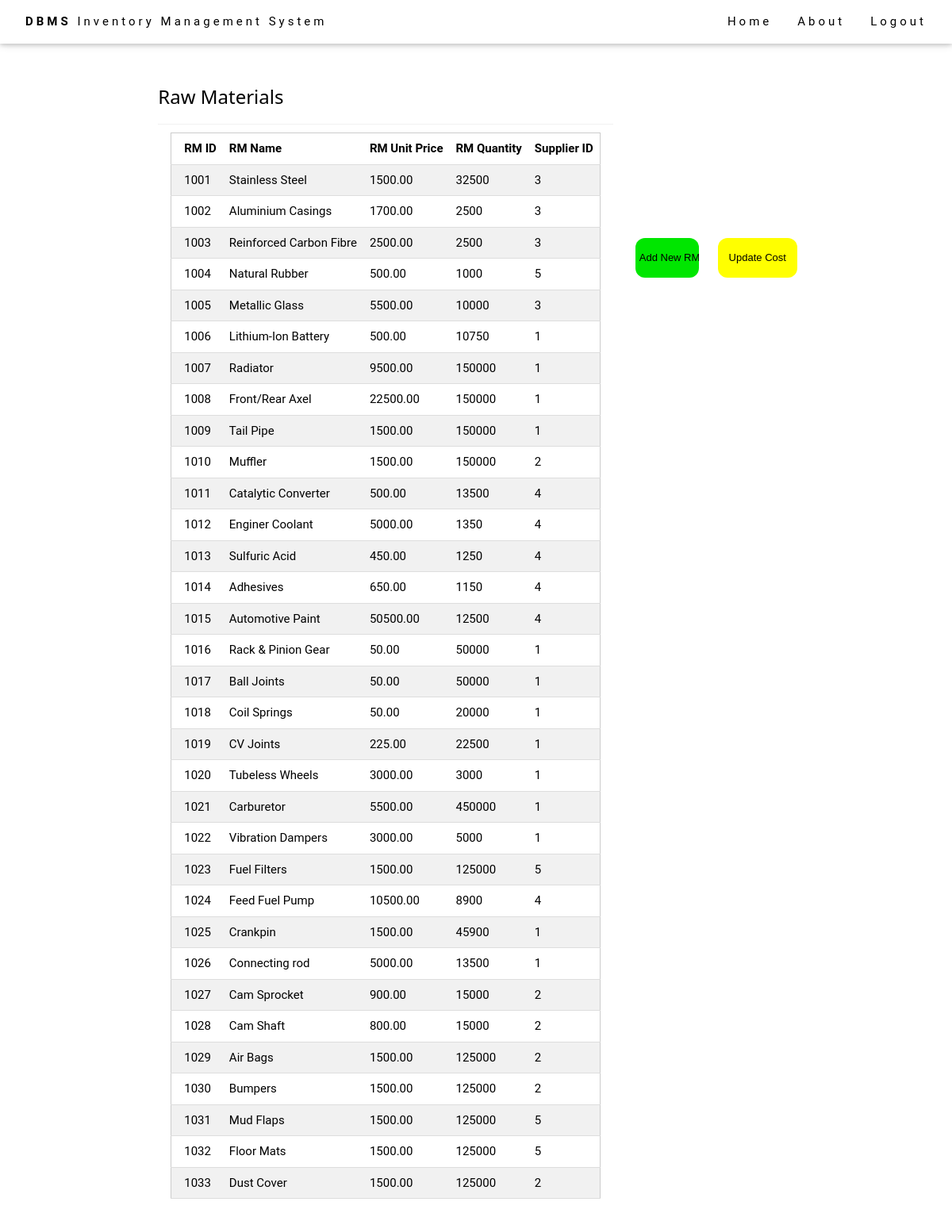
The page /main/raw_materials.php on the database its author committed.
### main/raw_materials.php (the view, shortened to what this page needs)
<?php
require_once('config.php');
include "header_footer.php"
?>
<body style="background-image: url('pic13.jpg'); background-size:cover;">
  <div class="w3-content w3-padding" id="products" style="margin-bottom:70px;margin-top:70px;background-color:white;">
    <h3 class="w3-border-bottom w3-border-light-grey w3-padding-16 ">Raw Materials</h3>
    <div class="w3-container">
    <table class="w3-table w3-table-all w3-bordered" class="w3-table td" class="w3-table th">
    <tr>
      <th>RM ID</th>
      <th>RM Name</th>
      <th>RM Unit Price</th>
      <th>RM Quantity</th>
      <th>Supplier ID</th>
    </tr>
    <?php
        try {
        	$sql= "SELECT *FROM `Raw Materials` ORDER BY `RM ID` ASC";
            $stmt = $db->prepare($sql);
            $stmt->execute();
            while($row = $stmt->fetch(PDO::FETCH_ASSOC)){
                echo '<tr>';
                echo '<td>'.$row['RM ID'].'</td>';
                echo '<td>'.$row['RM Name'].'</td>';
                echo '<td>'.$row['RM Unit Price'].'</td>';
                echo '<td>'.$row['RM Quantity'].'</td>';
                echo '<td>'.$row['Supplier ID'].'</td>';
                ?>
                <?php
                echo '</tr>';
                }
            }
        catch(PDOException $e) {
            echo $e->getMessage();
        }
    ?>
    </table> </div></div>
                      <button class="button w3-button w3-btn" style="width:80px;height:50px; font-size:13px;border-radius:12px; color:#000000; background-color:#00e600;margin-top:300px;padding:5px;"> <a href="rm_add.php" >Add New RM </a >
                     </button >
                      <button class="button w3-button w3-btn" style="width:100px;height:50px; font-size:13px;border-radius:12px; color:#000000; background-color:yellow;margin-top:300px;padding:5px;"> <a href="update_rm_cost.php" >Update Cost </a >
                     </button>

### w3.css (style rules this page uses)
*,*:before,*:after { box-sizing:inherit }
html { -ms-text-size-adjust:100%;-webkit-text-size-adjust:100% }
body { margin:0 }
a { background-color:transparent }
button,input,select,textarea,optgroup { font:inherit;margin:0 }
button,input { overflow:visible }
button,select { text-transform:none }
button,[type=button],[type=reset],[type=submit] { -webkit-appearance:button }
html,body { font-family:Verdana,sans-serif;font-size:15px;line-height:1.5 }
html { overflow-x:hidden }
h3 { font-size:24px }
h1,h2,h3,h4,h5,h6 { font-family:"Segoe UI",Arial,sans-serif;font-weight:400;margin:10px 0 }
a { color:inherit }
.w3-table,.w3-table-all { border-collapse:collapse;border-spacing:0;width:100%;display:table }
.w3-table-all { border:1px solid #ccc }
.w3-bordered tr,.w3-table-all tr { border-bottom:1px solid #ddd }
.w3-table-all tr:nth-child(odd) { background-color:#fff }
.w3-table-all tr:nth-child(even) { background-color:#f1f1f1 }
.w3-table td,.w3-table th,.w3-table-all td,.w3-table-all th { padding:8px 8px;display:table-cell;text-align:left;vertical-align:top }
.w3-table th:first-child,.w3-table td:first-child,.w3-table-all th:first-child,.w3-table-all td:first-child { padding-left:16px }
.w3-btn,.w3-button { border:none;display:inline-block;padding:8px 16px;vertical-align:middle;overflow:hidden;text-decoration:none;color:inherit;background-color:inherit;text-align:center;cursor:pointer;white-space:nowrap }
.w3-btn,.w3-button { -webkit-touch-callout:none;-webkit-user-select:none;-khtml-user-select:none;-moz-user-select:none;-ms-user-select:none;user-select:none }
.w3-container:after,.w3-container:before,.w3-panel:after,.w3-panel:before,.w3-row:after,.w3-row:before,.w3-row-padding:after,.w3-row-padding:before, .w3-cell-row:before,.w3-cell-row:after,.w3-clear:after,.w3-clear:before,.w3-bar:before,.w3-bar:after { content:"";display:table;clear:both }
.w3-content,.w3-auto { margin-left:auto;margin-right:auto; }
.w3-content { max-width:980px }
.w3-container,.w3-panel { padding:0.01em 16px }
.w3-border-bottom { border-bottom:1px solid #ccc!important }
.w3-padding { padding:8px 16px!important }
.w3-padding-16 { padding-top:16px!important;padding-bottom:16px!important }
.w3-border-light-grey,.w3-hover-border-light-grey:hover,.w3-border-light-gray,.w3-hover-border-light-gray:hover { border-color:#f1f1f1!important }
.button { display: inline-block; background-color:#000000; border: none; color:#FFFFFF; text-align: center; font-size: 20px; font-family: "Trebuchet MS", Arial, Helvetica, sans-serif; padding: 20px; width: 200px; transition: all 0.5s; cursor: pointer; margin: 12px; }
html, body { margin: auto; display: flex; justify-content: center; font-family: Roboto, Arial, sans-serif; font-size: 15px; }
button { background-color: #0099ff; color: white; padding: 14px 0; margin: 10px 0; border: none; cursor: grabbing; width: 100%; }

### main/raw_materials.php (style rules this page uses)
A { text-decoration: none; }

### rows shown on the page
raw materials: RM ID "1001", RM Name "Stainless Steel", RM Unit Price "1500.00", RM Quantity "32500", Supplier ID "3"
raw materials: RM ID "1002", RM Name "Aluminium Casings", RM Unit Price "1700.00", RM Quantity "2500", Supplier ID "3"
raw materials: RM ID "1003", RM Name "Reinforced Carbon Fibre", RM Unit Price "2500.00", RM Quantity "2500", Supplier ID "3"
raw materials: RM ID "1004", RM Name "Natural Rubber", RM Unit Price "500.00", RM Quantity "1000", Supplier ID "5"
raw materials: RM ID "1005", RM Name "Metallic Glass", RM Unit Price "5500.00", RM Quantity "10000", Supplier ID "3"
raw materials: RM ID "1006", RM Name "Lithium-Ion Battery", RM Unit Price "500.00", RM Quantity "10750", Supplier ID "1"
raw materials: RM ID "1007", RM Name "Radiator", RM Unit Price "9500.00", RM Quantity "150000", Supplier ID "1"
raw materials: RM ID "1008", RM Name "Front/Rear Axel", RM Unit Price "22500.00", RM Quantity "150000", Supplier ID "1"
raw materials: RM ID "1009", RM Name "Tail Pipe", RM Unit Price "1500.00", RM Quantity "150000", Supplier ID "1"
raw materials: RM ID "1010", RM Name "Muffler", RM Unit Price "1500.00", RM Quantity "150000", Supplier ID "2"
raw materials: RM ID "1011", RM Name "Catalytic Converter", RM Unit Price "500.00", RM Quantity "13500", Supplier ID "4"
raw materials: RM ID "1012", RM Name "Enginer Coolant", RM Unit Price "5000.00", RM Quantity "1350", Supplier ID "4"
raw materials: RM ID "1013", RM Name "Sulfuric Acid", RM Unit Price "450.00", RM Quantity "1250", Supplier ID "4"
raw materials: RM ID "1014", RM Name "Adhesives", RM Unit Price "650.00", RM Quantity "1150", Supplier ID "4"
raw materials: RM ID "1015", RM Name "Automotive Paint", RM Unit Price "50500.00", RM Quantity "12500", Supplier ID "4"
raw materials: RM ID "1016", RM Name "Rack & Pinion Gear", RM Unit Price "50.00", RM Quantity "50000", Supplier ID "1"
raw materials: RM ID "1017", RM Name "Ball Joints", RM Unit Price "50.00", RM Quantity "50000", Supplier ID "1"
raw materials: RM ID "1018", RM Name "Coil Springs", RM Unit Price "50.00", RM Quantity "20000", Supplier ID "1"
raw materials: RM ID "1019", RM Name "CV Joints", RM Unit Price "225.00", RM Quantity "22500", Supplier ID "1"
raw materials: RM ID "1020", RM Name "Tubeless Wheels", RM Unit Price "3000.00", RM Quantity "3000", Supplier ID "1"
raw materials: RM ID "1021", RM Name "Carburetor", RM Unit Price "5500.00", RM Quantity "450000", Supplier ID "1"
raw materials: RM ID "1022", RM Name "Vibration Dampers", RM Unit Price "3000.00", RM Quantity "5000", Supplier ID "1"
raw materials: RM ID "1023", RM Name "Fuel Filters", RM Unit Price "1500.00", RM Quantity "125000", Supplier ID "5"
raw materials: RM ID "1024", RM Name "Feed Fuel Pump", RM Unit Price "10500.00", RM Quantity "8900", Supplier ID "4"
raw materials: RM ID "1025", RM Name "Crankpin", RM Unit Price "1500.00", RM Quantity "45900", Supplier ID "1"
raw materials: RM ID "1026", RM Name "Connecting rod", RM Unit Price "5000.00", RM Quantity "13500", Supplier ID "1"
raw materials: RM ID "1027", RM Name "Cam Sprocket", RM Unit Price "900.00", RM Quantity "15000", Supplier ID "2"
raw materials: RM ID "1028", RM Name "Cam Shaft", RM Unit Price "800.00", RM Quantity "15000", Supplier ID "2"
raw materials: RM ID "1029", RM Name "Air Bags", RM Unit Price "1500.00", RM Quantity "125000", Supplier ID "2"
raw materials: RM ID "1030", RM Name "Bumpers", RM Unit Price "1500.00", RM Quantity "125000", Supplier ID "2"
raw materials: RM ID "1031", RM Name "Mud Flaps", RM Unit Price "1500.00", RM Quantity "125000", Supplier ID "5"
raw materials: RM ID "1032", RM Name "Floor Mats", RM Unit Price "1500.00", RM Quantity "125000", Supplier ID "5"
raw materials: RM ID "1033", RM Name "Dust Cover", RM Unit Price "1500.00", RM Quantity "125000", Supplier ID "2"
